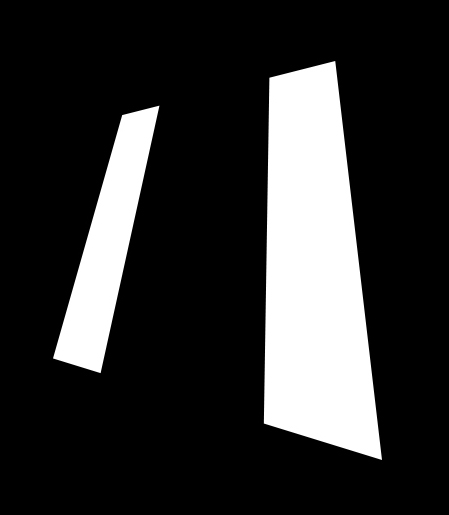
#> input picture RectangleDetector/shape1.jpg, 449 x 515 px
$ jupyter execute 'Rectangle Detector.ipynb'   (older library calls are emulated)
#> lines starting #> are read from the running program, lines starting #| are printed output that depends on the picture; after the words box and inside, x2 and y2 are one past the last pixel; in counts of white or black regions, pixels touching at a corner belong together; long printed decimals are rounded
# Fancy Rectangle Detector (From Pieces)

* The script assumes you are looking for four corners of a square
* It finds sparated pieces produces combined shape
* It finds extreme corners in the shape and filters out bad points
* similar problem: https://dsp.stackexchange.com/questions/2564/opencv-c-connect-nearby-contours-based-on-distance-between-them

## libraries importing

[cell 1]
import numpy as np
import cv2
import matplotlib.pyplot as plt

## Definitions of Functions

[cell 2]
def angle_ABC(a, b, c):

    """ angle_ABC returns angle in degrees,
    it requires three points a - b - c and returns angle for point b """

    ba = a - b
    bc = c - b

    cosine_angle = np.dot(ba, bc) / (np.linalg.norm(ba) * np.linalg.norm(bc))
    angle = np.arccos(cosine_angle)
    return np.degrees(angle)

def find_bad_dists(hull, distance = 10):
    """Seach for distances between consecutive two points in contour and returns mask of point that is to close to the next"""
    mask = []
    points, _, _ = hull.shape

    for i in range(points):
        # determine points to compare and make sure that last and first are compared too
        ai = i
        bi = (i+1)%points
        # x, y for both points
        x1 = hull[ai][0][0]
        y1 = hull[ai][0][1]
        x2 = hull[bi][0][0]
        y2 = hull[bi][0][1]

        #distance
        dist = np.sqrt((x2 - x1)**2 + (y2 - y1)**2 )
        #build mask with distances out ot range
        if dist < distance:
            print('point nr =', bi, ' -> distance =',dist)
            mask.append(bi)
    return mask


def find_bad_angles(hull, acute_angle = 30, obtuse_angle = 140):
    """Seach for angles between points in contour and returns mask of contours smaller than acute and larger than obtuse"""
    mask = []
    points, _, _ = hull.shape

    for i in range(points):
        # determine points to compare angle and make sure that last and first are compared too
        ai = i
        bi = (i+1)%points
        ci = (i+2)%points

        #print('ai = ', ai,'bi = ',bi, 'ci = ', ci)
        #selecting points for angle
        a = hull[ai][0]
        b = hull[bi][0]
        c = hull[ci][0]

        #obtain angles
        angle = angle_ABC(a, b, c)
        #print(angle, bi)
        #build mask with angles out ot range
        if angle > obtuse_angle or angle < acute_angle:
            print('point nr =', bi, ' -> angle =',angle)
            mask.append(bi)
    return mask

def mark_points(hull):
    """plots circles of diggerent sizes and colors around points for visual examination,
    if points are ovelaping it will be reviled by different size of circels in the same place"""
    points, _, _ = hull.shape

    for i in range(points):
        r = int(np.random.randint(100,255,1)[0])
        g = int(np.random.randint(100,255,1)[0])
        b = int(np.random.randint(100,255,1)[0])

        cv2.circle(image, (hull[i][0][0], hull[i][0][1]) , np.random.randint(10,20,1)[0], (r,g,b), 2)

## Find 4 Corners (main body)

[cell 3]
img = cv2.imread('shape1.jpg')
#> img is the input picture: shape (515, 449, 3); min 0, max 255, mean 49.7
img = cv2.cvtColor(img,cv2.COLOR_RGB2GRAY)
#> img: shape (515, 449)
ret,thresh = cv2.threshold(img,127,255,0)
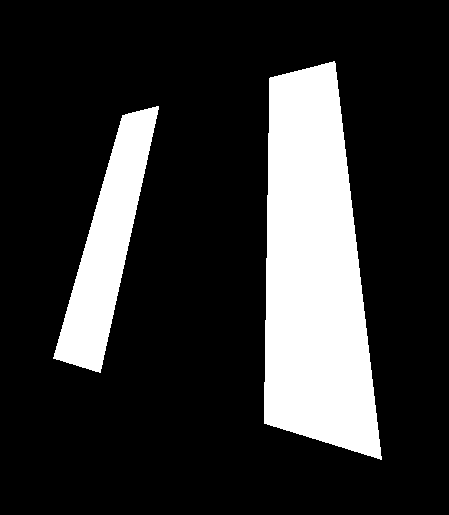
#> thresh: shape (515, 449); 19.5% white; 2 white regions
img_raw = img


_ , contours,hier = cv2.findContours(thresh, cv2.RETR_EXTERNAL, cv2.CHAIN_APPROX_SIMPLE)
#> contours = 2 contours; box (x1, y1, x2, y2) and area: (264, 61, 382, 460) 33602, (53, 106, 159, 373) 10711

image =  img = cv2.cvtColor(img,cv2.COLOR_GRAY2RGB)


#size of contour points
length = len(contours)
#> length = 2

# tu wrzucić selekcje rejonów w momentach
# musi być dokładnie 2

#concatinate poits form all shapes into one array
cont = np.vstack(contours[i] for i in range(length))
#> cont = contour of 517 points, box (x1, y1, x2, y2) (53, 61, 382, 460), area 44335

#looking now for four corners

#filter down irreleveant poits
cnt_len = cv2.arcLength(cont, True)
#> cnt_len = 1983.9
cont = cv2.approxPolyDP(cont, .01*cnt_len, True)
#> cont = contour of 9 points, box (x1, y1, x2, y2) (53, 61, 382, 460), area 44332
hull = cv2.convexHull(cont)
#> hull = [[381, 459], [264, 423], [53, 358], [122, 115], [333, 61], [334, 61]]


#filter out poits that are to close to each other
mask = find_bad_dists(hull)
#> the loop in find_bad_dists, `for i in range(points):` made 6 passes
#> (x1, y1, x2, y2, dist) on passes 1 to 6: (381, 459, 264, 423, 122.4), (264, 423, 53, 358, 220.8), (53, 358, 122, 115, 252.6), (122, 115, 333, 61, 217.8), (333, 61, 334, 61, 1), (334, 61, 381, 459, 400.8)
#| point nr = 5  -> distance = 1.0
#> after the loop in find_bad_dists, `for i in range(points):`: mask = [5]
#> mask = [5]
hull = np.delete(hull, mask, axis=0)
#> hull = [[381, 459], [264, 423], [53, 358], [122, 115], [333, 61]]


#filter out bad corneres, if they are beteween 120-180
#they are random points in the middle of edge
mask = find_bad_angles(hull)
#> the loop in find_bad_angles, `for i in range(points):` made 5 passes
#> (a, b, c, ba in angle_ABC, bc in angle_ABC, cosine_angle in angle_ABC, angle) on passes 1 to 5: ([381, 459], [264, 423], [53, 358], [117, 36], [-211, -65], -1, 180), ([264, 423], [53, 358], [122, 115], [211, 65], [69, -243], -0.0222, 91.27), ([53, 358], [122, 115], [333, 61], [-69, 243], [211, -54], -0.503, 120.2), ([122, 115], [333, 61], [381, 459], [-211, 54], [48, 398], 0.13, 82.52), ([333, 61], [381, 459], [264, 423], [-48, -398], [-117, -36], 0.406, 66.02)
#| point nr = 1  -> angle = 179.981
#> after the loop in find_bad_angles, `for i in range(points):`: mask = [1]
#> mask = [1]
hull = np.delete(hull, mask, axis=0)
#> hull = [[381, 459], [53, 358], [122, 115], [333, 61]]


#higlight poits
mark_points(hull)
#> after the loop in mark_points, `for i in range(points):`:
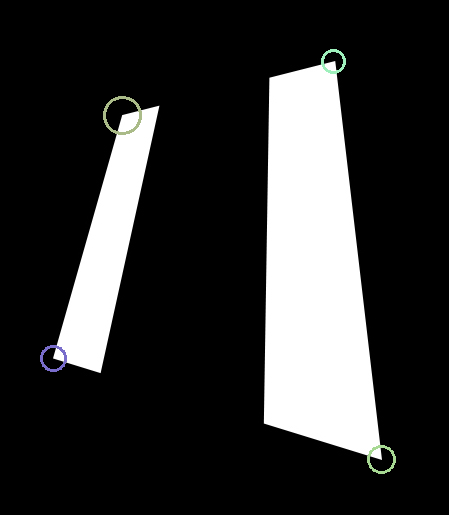
#> image: shape (515, 449, 3); 0.43% of pixels changed, all inside (x1, y1, x2, y2) = (40, 49, 396, 474)

uni_hull = []
uni_hull.append(hull) # <- array as first element of list
cv2.drawContours(image,uni_hull,-1,255,2);
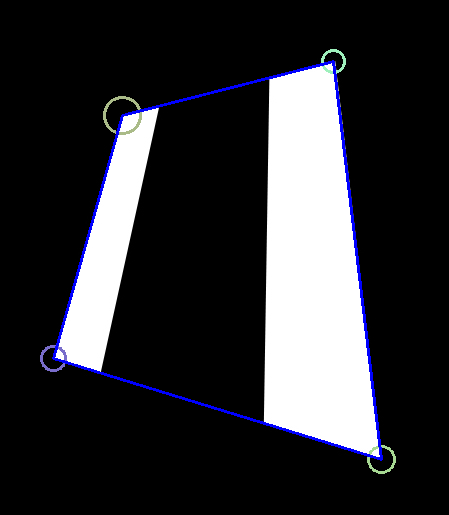
#> image: shape (515, 449, 3); 1.5% of pixels changed, all inside (x1, y1, x2, y2) = (52, 60, 383, 461)


# fombined figure
fig=plt.figure(figsize=(15, 8))
columns = 2
rows = 1
fig.add_subplot(1, 2, 1)
plt.imshow(img_raw, cmap='gray')
plt.axis('off')
plt.title('BEFORE')

fig.add_subplot(1, 2, 2)
plt.imshow(image)
plt.axis('off')
plt.title('AFTER')
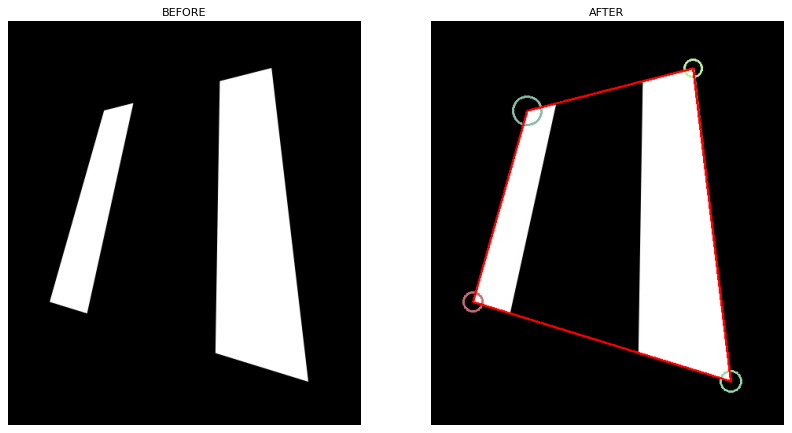
#> figure drawn by matplotlib, 2 panels; B, G, R data is drawn as R, G, B
